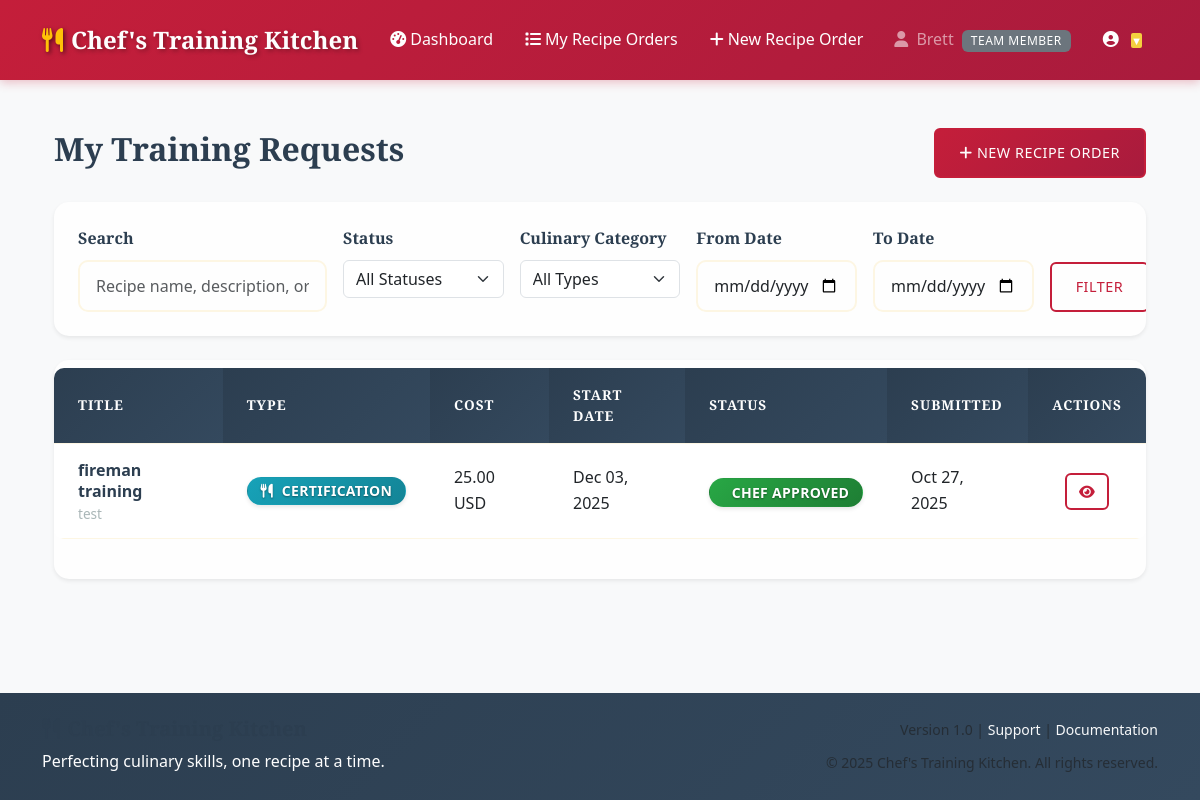
Screenshot of /requests/ (signed in) with the database file from the repository.
### accounts/models.py (models this page shows, shortened)
class UserProfile(models.Model):
    ROLE_CHOICES = [
        ('TEAM_MEMBER', 'Team Member'),
        ('LEADERSHIP', 'Leadership'),
        ('ADMIN', 'Administrator'),
    ]
    user = models.OneToOneField(User, on_delete=models.CASCADE)
    role = models.CharField(max_length=20, choices=ROLE_CHOICES, default='TEAM_MEMBER')
    is_active = models.BooleanField(default=True)
    created_at = models.DateTimeField(auto_now_add=True)
    updated_at = models.DateTimeField(auto_now=True)
    class Meta:
        verbose_name = "User Profile"
        verbose_name_plural = "User Profiles"

### training_requests/models.py (models this page shows, shortened)
class TrainingRequest(models.Model):
    TRAINING_TYPE_CHOICES = [
        ('CONFERENCE', 'Conference'),
        ('COURSE', 'Course'),
        ('CERTIFICATION', 'Certification'),
        ('WORKSHOP', 'Workshop'),
    ]
    STATUS_CHOICES = [
        ('PENDING', 'Pending'),
        ('APPROVED', 'Approved'),
        ('DENIED', 'Denied'),
        ('COMPLETED', 'Completed'),
    ]
    requester = models.ForeignKey(
        User,
        on_delete=models.CASCADE,
        related_name='training_requests',
        help_text="User who submitted the training request"
    )
    title = models.CharField(max_length=200, help_text="Training title or name")
    description = models.TextField(help_text="Detailed description of the training")
    training_type = models.CharField(
        max_length=20,
        choices=TRAINING_TYPE_CHOICES,
        help_text="Type of training being requested"
    )
    estimated_cost = models.DecimalField(
        max_digits=10,
        decimal_places=2,
        validators=[MinValueValidator(Decimal('0.00'))],
        help_text="Estimated cost in the specified currency"
    )
    currency = models.CharField(max_length=3, default='USD', help_text="Currency code (e.g., USD, EUR)")
    start_date = models.DateField(help_text="Training start date")
    end_date = models.DateField(help_text="Training end date")
    justification = models.TextField(help_text="Business justification for the training")
    status = models.CharField(
        max_length=20,
        choices=STATUS_CHOICES,
        default='PENDING',
        help_text="Current status of the request"
    )
    reviewer = models.ForeignKey(
        User,
        on_delete=models.SET_NULL,
        null=True,
        blank=True,
        related_name='reviewed_requests',
        help_text="Leadership member who reviewed the request"
    )
    review_comments = models.TextField(
        blank=True,
        help_text="Comments from the reviewer"
    )
    reviewed_at = models.DateTimeField(
        null=True,
        blank=True,
        help_text="When the request was reviewed"
    )
    completed_at = models.DateTimeField(
        null=True,
        blank=True,
        help_text="When the training was completed"
    )
    completion_notes = models.TextField(
        blank=True,
        help_text="Notes about the training completion"
    )
    supporting_documents = models.FileField(
        upload_to='training_requests/documents/',
        blank=True,
        null=True,
        validators=[
            FileExtensionValidator(
                allowed_extensions=['pdf', 'doc', 'docx', 'txt'],
                message="Only PDF, DOC, DOCX, and TXT files are allowed."
            ),
            validate_file_size
        ],
        help_text="Optional supporting documents (PDF, DOC, DOCX, TXT, up to 10MB)"
    )
    created_at = models.DateTimeField(auto_now_add=True)
    updated_at = models.DateTimeField(auto_now=True)
    class Meta:
        verbose_name = "Training Request"
        verbose_name_plural = "Training Requests"
        ordering = ['-created_at']

### training_requests/views.py (the view, shortened to what this page needs)
# urls.py: path('requests/', views.TrainingRequestListView.as_view(), name='request_list'),
class TrainingRequestListView(LoginRequiredMixin, ListView):
    model = TrainingRequest
    template_name = 'training_requests/request_list.html'
    context_object_name = 'requests'
    paginate_by = 10
    def get_queryset(self):
        queryset = TrainingRequest.objects.select_related('requester', 'reviewer')
        user_role = getattr(self.request.user.userprofile, 'role', 'TEAM_MEMBER')
        if user_role == 'TEAM_MEMBER':
            queryset = queryset.filter(requester=self.request.user)
        search_query = self.request.GET.get('search', '')
        status_filter = self.request.GET.get('status', '')
        if status_filter:
            queryset = queryset.filter(status=status_filter)
        type_filter = self.request.GET.get('training_type', '')
        if type_filter:
            queryset = queryset.filter(training_type=type_filter)
        date_from = self.request.GET.get('date_from', '')
        date_to = self.request.GET.get('date_to', '')
        if date_from:
            queryset = queryset.filter(start_date__gte=date_from)
        if date_to:
            queryset = queryset.filter(end_date__lte=date_to)
        return queryset.order_by('-created_at')
    def get_context_data(self, **kwargs):
        context = super().get_context_data(**kwargs)
        user_role = getattr(self.request.user.userprofile, 'role', 'TEAM_MEMBER')
        context['user_role'] = user_role
        context['is_leadership'] = user_role in ['LEADERSHIP', 'ADMIN']
        context['status_choices'] = TrainingRequest.STATUS_CHOICES
        context['training_type_choices'] = TrainingRequest.TRAINING_TYPE_CHOICES
        context['current_filters'] = {
            'search': self.request.GET.get('search', ''),
            'status': self.request.GET.get('status', ''),
            'training_type': self.request.GET.get('training_type', ''),
            'date_from': self.request.GET.get('date_from', ''),
            'date_to': self.request.GET.get('date_to', ''),
        }
        if user_role == 'TEAM_MEMBER':
            context['page_title'] = 'My Training Requests'
        else:
            context['page_title'] = 'All Training Requests'
        return context

### templates/training_requests/request_list.html (shortened to what this page needs)
{% extends 'base.html' %}
{% load static %}
{% block content %}
<div class="container mt-4">
    <div class="d-flex justify-content-between align-items-center mb-4">
        <h2>{{ page_title }}</h2>
        <a href="{% url 'training_requests:create_request' %}" class="btn btn-primary">
            <i class="fas fa-plus"></i> New Recipe Order
        </a>
    </div>
    <div class="card mb-4">
        <div class="card-body">
            <form method="get" class="row g-3">
                <div class="col-md-3">
                    <label for="search" class="form-label">Search</label>
                    <input type="text" class="form-control" id="search" name="search"
                           value="{{ current_filters.search }}" placeholder="Recipe name, description, or chef">
                </div>
                <div class="col-md-2">
                    <label for="status" class="form-label">Status</label>
                    <select class="form-select" id="status" name="status">
                        <option value="">All Statuses</option>
                    </select>
                </div>
                <div class="col-md-2">
                    <label for="training_type" class="form-label">Culinary Category</label>
                    <select class="form-select" id="training_type" name="training_type">
                        <option value="">All Types</option>
                    </select>
                </div>
                <div class="col-md-2">
                    <label for="date_from" class="form-label">From Date</label>
                    <input type="date" class="form-control" id="date_from" name="date_from"
                           value="{{ current_filters.date_from }}">
                </div>
                <div class="col-md-2">
                    <label for="date_to" class="form-label">To Date</label>
                    <input type="date" class="form-control" id="date_to" name="date_to"
                           value="{{ current_filters.date_to }}">
                </div>
                <div class="col-md-1 d-flex align-items-end">
                    <button type="submit" class="btn btn-outline-primary me-2">Filter</button>
                </div>
            </form>
        </div>
    </div>
    {% if requests %}
        <div class="card">
            <div class="card-body">
                <div class="table-responsive">
                    <table class="table table-hover mb-0">
                        <thead class="table-light">
                            <tr>
                                <th>Title</th>
                                <th>Type</th>
                                <th>Cost</th>
                                <th>Start Date</th>
                                <th>Status</th>
                                <th>Submitted</th>
                                <th class="text-center">Actions</th>
                            </tr>
                        </thead>
                        <tbody>
                            {% for request in requests %}
                                <tr>
                                    <td>
                                        <div class="request-title-cell">
                                            <div class="request-title">{{ request.title }}</div>
                                            {% if request.description %}
                                                <div class="request-description">{{ request.description|truncatechars:60 }}</div>
                                            {% endif %}
                                        </div>
                                    </td>
                                    <td>
                                        <span class="badge bg-info">
                                            <i class="fas fa-utensils me-1"></i>{{ request.get_training_type_display }}
                                        </span>
                                    </td>
                                    <td>{{ request.estimated_cost }} {{ request.currency }}</td>
                                    <td>{{ request.start_date|date:"M d, Y" }}</td>
                                    <td>
                                        {% if request.status == 'PENDING' %}
                                            <span class="badge bg-warning">
                                                <i class="fas fa-clock me-1"></i>In Kitchen Queue
                                            </span>
                                        {% elif request.status == 'APPROVED' %}
                                            <span class="badge bg-success">
                                                Chef Approved
                                            </span>
                                        {% elif request.status == 'DENIED' %}
                                            <span class="badge bg-danger">
                                                <i class="fas fa-times me-1"></i>Not Today
                                            </span>
                                        {% elif request.status == 'COMPLETED' %}
                                            <span class="badge bg-primary">
                                                <i class="fas fa-trophy me-1"></i>Recipe Mastered
                                            </span>
                                        {% endif %}
                                    </td>
                                    <td>{{ request.created_at|date:"M d, Y" }}</td>
                                    <td class="text-center">
                                        <div class="d-flex align-items-center justify-content-center gap-2">
                                            <a href="{% url 'training_requests:request_detail' request.pk %}"
                                               class="btn btn-outline-primary btn-sm" title="View Details">
                                                <i class="fas fa-eye"></i>
                                            </a>
                                        </div>
                                    </td>
                                </tr>
                            {% endfor %}
                        </tbody>
                    </table>
                </div>
            </div>
        </div>
    {% endif %}
</div>
{% endblock %}

### templates/base.html (shortened to what this page needs)
<!DOCTYPE html>
<html lang="en">
<head>
    <link href="https://cdn.jsdelivr.net/npm/bootstrap@5.3.0/dist/css/bootstrap.min.css" rel="stylesheet">
    <link rel="stylesheet" href="https://cdnjs.cloudflare.com/ajax/libs/font-awesome/6.4.0/css/all.min.css">
    {% load static %}
    <link rel="stylesheet" href="{% static 'css/restaurant-theme.css' %}">
    <link rel="stylesheet" href="{% static 'css/restaurant-animations.css' %}">
</head>
<body>
    <nav class="navbar navbar-expand-lg navbar-dark bg-dark">
        <div class="container">
            <a class="navbar-brand" href="{% if user.is_authenticated %}{% url 'training_requests:dashboard' %}{% else %}{% url 'accounts:login' %}{% endif %}">
                <i class="fas fa-utensils me-2"></i>Chef's Training Kitchen
            </a>
            {% if user.is_authenticated %}
            <div class="collapse navbar-collapse" id="navbarNav">
                <ul class="navbar-nav me-auto">
                    <li class="nav-item">
                        <a class="nav-link" href="{% url 'training_requests:dashboard' %}">
                            <i class="fas fa-tachometer-alt me-1"></i>Dashboard
                        </a>
                    </li>
                    <li class="nav-item">
                        <a class="nav-link" href="{% url 'training_requests:request_list' %}">
                            <i class="fas fa-list me-1"></i>My Recipe Orders
                        </a>
                    </li>
                    <li class="nav-item">
                        <a class="nav-link" href="{% url 'training_requests:create_request' %}">
                            <i class="fas fa-plus me-1"></i>New Recipe Order
                        </a>
                    </li>
                </ul>
                <div class="navbar-nav user-info">
                    <div class="navbar-text">
                        <i class="fas fa-user me-1"></i>
                        {{ user.first_name|default:user.username }}
                        {% if user.userprofile %}
                            <span class="badge bg-secondary role-badge ms-1">{{ user.userprofile.get_role_display }}</span>
                        {% endif %}
                    </div>
                    <div class="nav-item dropdown">
                        <a class="nav-link dropdown-toggle" href="#" id="userDropdown" role="button" data-bs-toggle="dropdown">
                            <i class="fas fa-user-circle"></i>
                        </a>
                    </div>
                </div>
            </div>
            {% endif %}
        </div>
    </nav>
    <div class="container mt-4">
        {% block content %}
        {% endblock %}
    </div>
    {% include 'components/footer.html' %}
    {% load static %}
</body>
</html>

### rows the page displays
TrainingRequest: title "fireman training", description "test", training_type "CERTIFICATION", estimated_cost "25.00", currency "USD", start_date "Dec 03, 2025", status "CHEF APPROVED", created_at "Oct 27, 2025"

### other values shown
{{ user.first_name|default:user.username }} "Brett"
{{ user.userprofile.get_role_display }} "TEAM MEMBER"
{{ page_title }} "My Training Requests"
